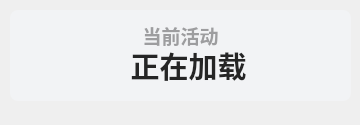
<?xml version="1.0" encoding="UTF-8"?>
<ui version="4.0">
 <class>Theme</class>
 <widget class="QWidget" name="Form">
  <property name="geometry">
   <rect>
    <x>0</x>
    <y>0</y>
    <width>360</width>
    <height>125</height>
   </rect>
  </property>
  <property name="minimumSize">
   <size>
    <width>0</width>
    <height>100</height>
   </size>
  </property>
  <property name="maximumSize">
   <size>
    <width>16777215</width>
    <height>65536</height>
   </size>
  </property>
  <property name="windowTitle">
   <string>当前活动</string>
  </property>
  <widget class="QPushButton" name="subject">
   <property name="geometry">
    <rect>
     <x>10</x>
     <y>40</y>
     <width>341</width>
     <height>51</height>
    </rect>
   </property>
   <property name="font">
    <font>
     <family>Microsoft YaHei UI</family>
     <pointsize>22</pointsize>
     <weight>75</weight>
     <bold>true</bold>
    </font>
   </property>
   <property name="styleSheet">
    <string notr="true">border: none;
color: rgba(37, 37, 37, 255);
font-weight: bold;</string>
   </property>
   <property name="text">
    <string>  正在加载</string>
   </property>
   <property name="icon">
    <iconset>
     <normaloff>../../../../../img/it.svg</normaloff>../../../../../img/it.svg</iconset>
   </property>
   <property name="iconSize">
    <size>
     <width>36</width>
     <height>26</height>
    </size>
   </property>
  </widget>
  <widget class="QLabel" name="blurEffect">
   <property name="geometry">
    <rect>
     <x>155</x>
     <y>35</y>
     <width>45</width>
     <height>45</height>
    </rect>
   </property>
   <property name="styleSheet">
    <string notr="true">background-color: rgb(242, 243, 245);
border-radius:20px</string>
   </property>
   <property name="text">
    <string/>
   </property>
  </widget>
  <widget class="QLabel" name="sub_title">
   <property name="geometry">
    <rect>
     <x>30</x>
     <y>0</y>
     <width>301</width>
     <height>71</height>
    </rect>
   </property>
   <property name="font">
    <font>
     <family>Microsoft YaHei UI</family>
     <pointsize>14</pointsize>
     <weight>75</weight>
     <bold>true</bold>
    </font>
   </property>
   <property name="styleSheet">
    <string notr="true">color: rgba(0, 0, 0, 90);
font-weight: bold;</string>
   </property>
   <property name="text">
    <string>当前活动</string>
   </property>
   <property name="textFormat">
    <enum>Qt::PlainText</enum>
   </property>
   <property name="alignment">
    <set>Qt::AlignCenter</set>
   </property>
  </widget>
  <widget class="QLabel" name="backgnd">
   <property name="geometry">
    <rect>
     <x>10</x>
     <y>10</y>
     <width>341</width>
     <height>91</height>
    </rect>
   </property>
   <property name="styleSheet">
    <string notr="true">background-color: rgba(242, 243, 245, 255);
border-radius: 8px</string>
   </property>
   <property name="text">
    <string/>
   </property>
  </widget>
  <zorder>backgnd</zorder>
  <zorder>blurEffect</zorder>
  <zorder>sub_title</zorder>
  <zorder>subject</zorder>
 </widget>
 <resources/>
 <connections/>
</ui>
